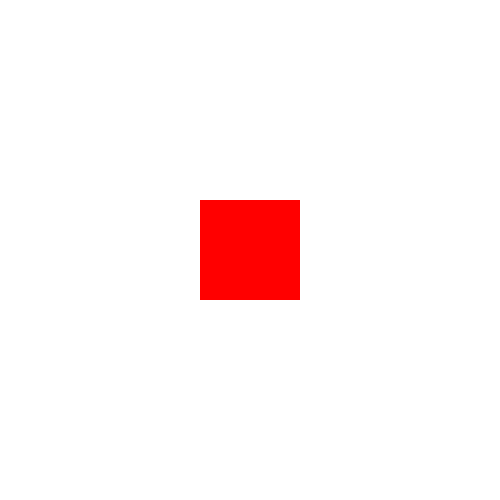
Frame 1 (no input)
Frame 60 (the mouse pressed at the canvas centre just before this capture): identical to frame 1, image omitted
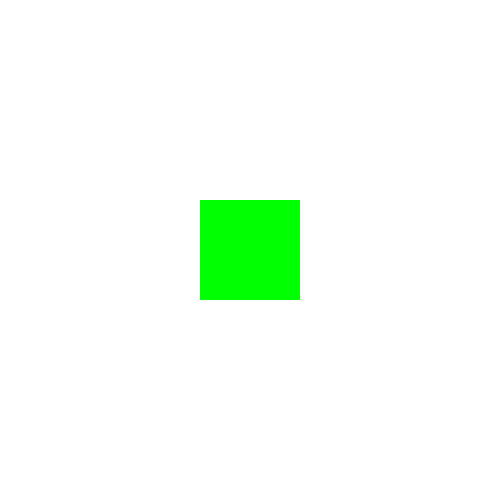
Frame 120 (the mouse held since frame 60 and released just before this capture)

The Processing sketch that drew these frames (run headless with seeded random() and noise(); from frame 60 on, the mouse is pressed at the canvas centre):

// Processing sketch: Cambiar_color_de_cuadrado_cuando_el_mouse_esta_encima
// ── Cambiar_color_de_cuadrado_cuando_el_mouse_esta_encima.pde
void setup(){
  size(500,500);
  background(255);
}

void draw(){
  fill(255,0,0);
  noStroke();
  rect(200,200,100,100);
  
  if(mouseX >= 200 && mouseX <= 300 && mouseY >= 200 && mouseY <= 300){
    fill(0,255,0);
    rect(200,200,100,100);
  }
}
